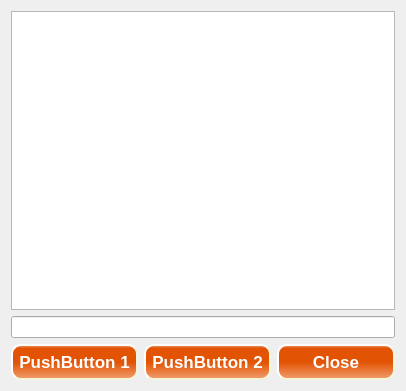
<?xml version="1.0" encoding="UTF-8"?>
<ui version="4.0">
 <class>XMLViewerWidget</class>
 <widget class="QWidget" name="XMLViewerWidget">
  <property name="geometry">
   <rect>
    <x>0</x>
    <y>0</y>
    <width>406</width>
    <height>391</height>
   </rect>
  </property>
  <property name="windowTitle">
   <string>XMLViewerWidget</string>
  </property>
  <property name="styleSheet">
   <string notr="true">/*border: 1px solid gray;*/
/*border-radius: 10px;*/
/*background-color: qlineargradient(spread:pad, x1:0, y1:0, x2:0, y2:1, stop:0 rgba(103,158,210, 255), stop:1 rgba(103,158,255, 255));*/
background-color: rgb(103,158,210);

   color: white;

QCheckBox::indicator {
    width: 30px;
    height: 30px;
}</string>
  </property>
  <layout class="QGridLayout" name="gridLayout_2">
   <item row="0" column="0">
    <layout class="QGridLayout" name="gridLayout">
     <item row="2" column="1">
      <widget class="QPushButton" name="pushButton_2">
       <property name="styleSheet">
        <string notr="true">QPushButton 
{
background-color: QLinearGradient( x1: 0, y1: 0, x2: 0, y2: 1, stop: 0 #F19D6E, stop: 0.1 #E25303, stop: 0.49 #E25303, stop: 0.5 #E25303, stop: 1 #F19D6E);


    border-style: outset;
    border-width: 2px;
    border-radius: 10px;
    border-color: beige;
    font: bold 17px; color: white;
    padding: 6px;
}



QPushButton:disabled 
{
background-color: qlineargradient(spread:pad, x1:0, y1:0, x2:1, y2:0, stop:0 rgba(226,83,3, 70), stop:1 rgba(226,83,3, 70));
    border-style: outset;
    border-width: 2px;
    border-radius: 10px;
    border-color: beige;
    font: bold 17px; color: white;
    padding: 6px;
}

QPushButton:pressed 
{
background-color: qlineargradient(spread:pad, x1:0, y1:0, x2:0, y2:1, stop:0 rgba(0xe2,0x3c,0x03, 255), stop:1 rgba(226,83,3, 255));
    border-style: outset;
    border-width: 2px;
    border-radius: 10px;
    border-color: beige;
    font: bold 17px; color: white;
    padding: 6px;
}</string>
       </property>
       <property name="text">
        <string>PushButton 2</string>
       </property>
      </widget>
     </item>
     <item row="2" column="0">
      <widget class="QPushButton" name="pushButton">
       <property name="styleSheet">
        <string notr="true">QPushButton 
{
background-color: QLinearGradient( x1: 0, y1: 0, x2: 0, y2: 1, stop: 0 #F19D6E, stop: 0.1 #E25303, stop: 0.49 #E25303, stop: 0.5 #E25303, stop: 1 #F19D6E);


    border-style: outset;
    border-width: 2px;
    border-radius: 10px;
    border-color: beige;
    font: bold 17px; color: white;
    padding: 6px;
}



QPushButton:disabled 
{
background-color: qlineargradient(spread:pad, x1:0, y1:0, x2:1, y2:0, stop:0 rgba(226,83,3, 70), stop:1 rgba(226,83,3, 70));
    border-style: outset;
    border-width: 2px;
    border-radius: 10px;
    border-color: beige;
    font: bold 17px; color: white;
    padding: 6px;
}

QPushButton:pressed 
{
background-color: qlineargradient(spread:pad, x1:0, y1:0, x2:0, y2:1, stop:0 rgba(0xe2,0x3c,0x03, 255), stop:1 rgba(226,83,3, 255));
    border-style: outset;
    border-width: 2px;
    border-radius: 10px;
    border-color: beige;
    font: bold 17px; color: white;
    padding: 6px;
}</string>
       </property>
       <property name="text">
        <string>PushButton 1</string>
       </property>
      </widget>
     </item>
     <item row="2" column="2">
      <widget class="QPushButton" name="CloseButton">
       <property name="styleSheet">
        <string notr="true">QPushButton 
{
background-color: QLinearGradient( x1: 0, y1: 0, x2: 0, y2: 1, stop: 0 #F19D6E, stop: 0.1 #E25303, stop: 0.49 #E25303, stop: 0.5 #E25303, stop: 1 #F19D6E);


    border-style: outset;
    border-width: 2px;
    border-radius: 10px;
    border-color: beige;
    font: bold 17px; color: white;
    padding: 6px;
}



QPushButton:disabled 
{
background-color: qlineargradient(spread:pad, x1:0, y1:0, x2:1, y2:0, stop:0 rgba(226,83,3, 70), stop:1 rgba(226,83,3, 70));
    border-style: outset;
    border-width: 2px;
    border-radius: 10px;
    border-color: beige;
    font: bold 17px; color: white;
    padding: 6px;
}

QPushButton:pressed 
{
background-color: qlineargradient(spread:pad, x1:0, y1:0, x2:0, y2:1, stop:0 rgba(0xe2,0x3c,0x03, 255), stop:1 rgba(226,83,3, 255));
    border-style: outset;
    border-width: 2px;
    border-radius: 10px;
    border-color: beige;
    font: bold 17px; color: white;
    padding: 6px;
}</string>
       </property>
       <property name="text">
        <string>Close</string>
       </property>
      </widget>
     </item>
     <item row="0" column="0" colspan="3">
      <widget class="QTextBrowser" name="textBrowser"/>
     </item>
     <item row="1" column="0" colspan="3">
      <widget class="QLineEdit" name="FilePath"/>
     </item>
    </layout>
   </item>
  </layout>
 </widget>
 <layoutdefault spacing="6" margin="11"/>
 <resources/>
 <connections/>
</ui>
